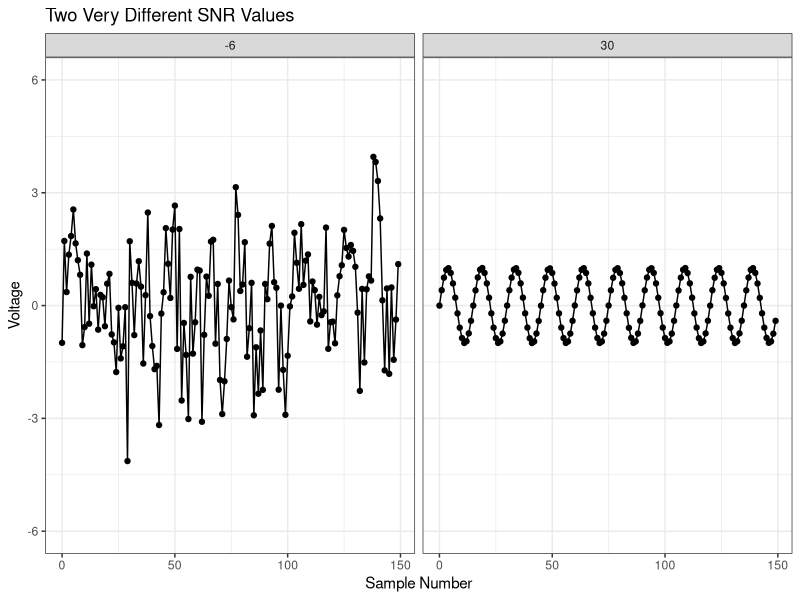

The R script that drew this image:
## ---- chunk 1
Pn <- c(5, 0.5, 0.05, 0.0005, 0.00005)
Ps <- 0.5*rep(1,length(Pn))
snr <- 10*log10(Ps/Pn)
data <- data.frame(Ps.in.Watts=Ps, Pn.in.Watts=Pn, SNR.in.dB=snr)
knitr::kable(data, caption = "Example SNR Values")
## ---- chunk 2
   library(ggplot2)

   N <- 15
   NT <- 10
   pi <- 3.14159

   snr <- 50
   varn <- 10^(-snr/20)/sqrt(2)

   x    <- sin(2*pi*c(0:((N*NT)-1))/N)
   noisy_x <- x + varn*rnorm(N*NT)

   df30 <- data.frame(SNR=30*rep(1,length(x)),x=c(0:((N*NT)-1)), y=noisy_x)

   snr <- -6
   varn <- 10^(-snr/20)/sqrt(2)

   x    <- sin(2*pi*c(0:((N*NT)-1))/N)
   noisy_x <- x + varn*rnorm(N*NT)

   dfm10 <- data.frame(SNR=-6*rep(1,length(x)),x=c(0:((N*NT)-1)), y=noisy_x)
                       
   df <- rbind(dfm10,df30)

   # draw the signal with the specified SNR
   ggplot(data=df, aes(x=x,y=y)) + 
      geom_point() +
      geom_line() + 
      theme_bw() + 
      labs(title="Two Very Different SNR Values", x="Sample Number", y="Voltage") +
      ylim(-6,6) +
      facet_grid(cols=vars(SNR))

